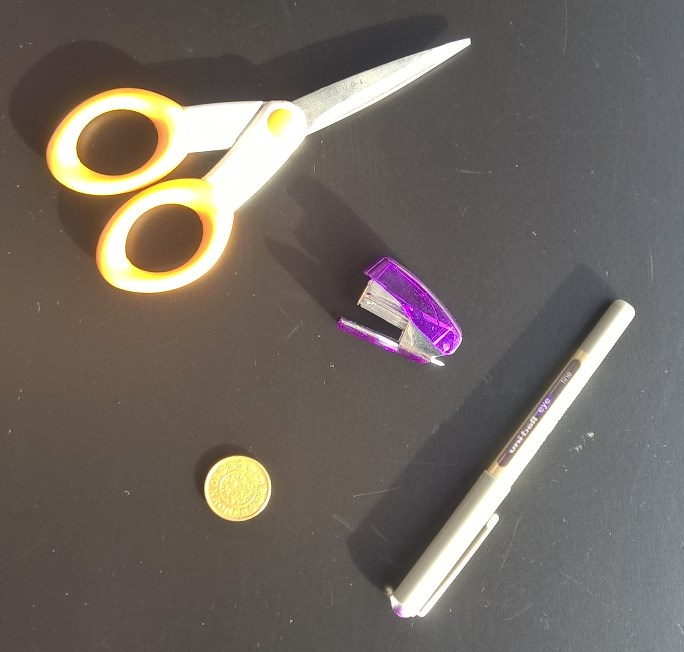
#> input picture Lektion_5/materialer/tools-black.jpg, 684 x 652 px, found by its file name
$ python opgaver5.py   (older library calls are emulated)
#> lines starting #> are read from the running program, lines starting #| are printed output that depends on the picture; after the words box and inside, x2 and y2 are one past the last pixel; in counts of white or black regions, pixels touching at a corner belong together
import cv2
from collections import deque

import numpy as np


def grassfire_transform(img):
    burn_num = 50
    grassfire = np.zeros(img.shape, dtype=np.uint8)
    for y, row in enumerate(img):
        for x, pixel in enumerate(row):
            if grassfire[y, x] == 0:
                if connectivity(img, [y, x], burn_num, grassfire) == 1:
                    burn_num += 50
    print(burn_num)
    return grassfire


def connectivity(img, coordinate, burn_num, grassfire):
    burn_queue = deque()
    success = 0
    if img[coordinate[0], coordinate[1]] == 255:
        burn_queue.append(coordinate)
        success = 1
    while len(burn_queue) > 0:
        newcord = burn_queue.pop()
        grassfire[newcord[0], newcord[1]] = burn_num
        for i in range(-1, 2, 2):
            if img[newcord[0], newcord[1] + i] == 255:
                if grassfire[newcord[0], newcord[1] + i] == 0:
                    burn_queue.append([newcord[0], newcord[1] + i])
            if img[newcord[0] + i, newcord[1]] == 255:
                if grassfire[newcord[0] + i, newcord[1]] == 0:
                    burn_queue.append([newcord[0] + i, newcord[1]])

    return success


# Find de fire objekter i billedet 'tools-black.jpg' (output: fire hvide BLOBs, sort baggrund)
full_image = cv2.imread(r'C:\Users\Muku\Documents\robotic_sensing_Fag\Lektion_5\materialer\tools-black.jpg',
                        cv2.IMREAD_GRAYSCALE)
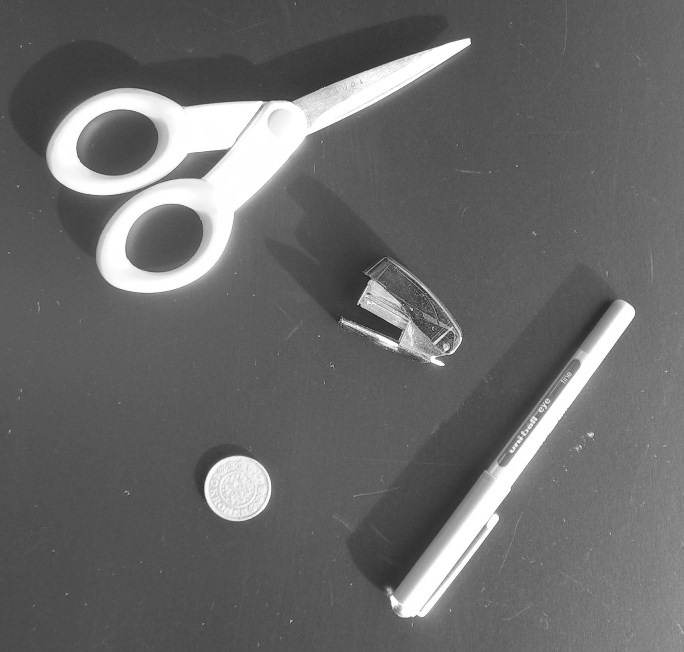
#> full_image: shape (652, 684); min 26, max 255, mean 105.6

medianBlur = cv2.medianBlur(full_image, 15)
ret, threshold = cv2.threshold(medianBlur, 150, 255, cv2.THRESH_BINARY)
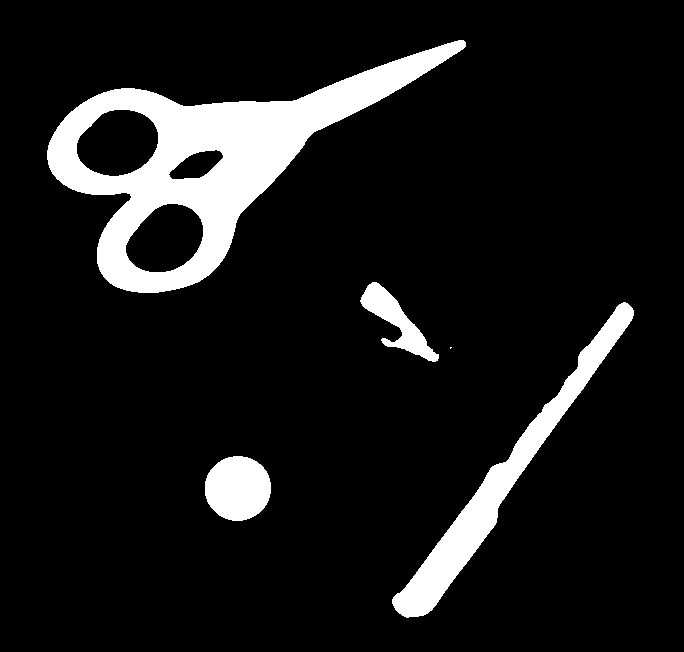
#> threshold: shape (652, 684); 10.2% white; 5 white regions (1 under 20 px), largest, box (x1, y1, x2, y2) and area: (47, 40, 466, 293) 30155, (392, 302, 634, 618) 9978, (205, 456, 271, 521) 3386, (360, 282, 439, 362) 2098

newimg = grassfire_transform(threshold)
#> the loop in grassfire_transform, `for y, row in enumerate(img):` made 652 passes
#| 300
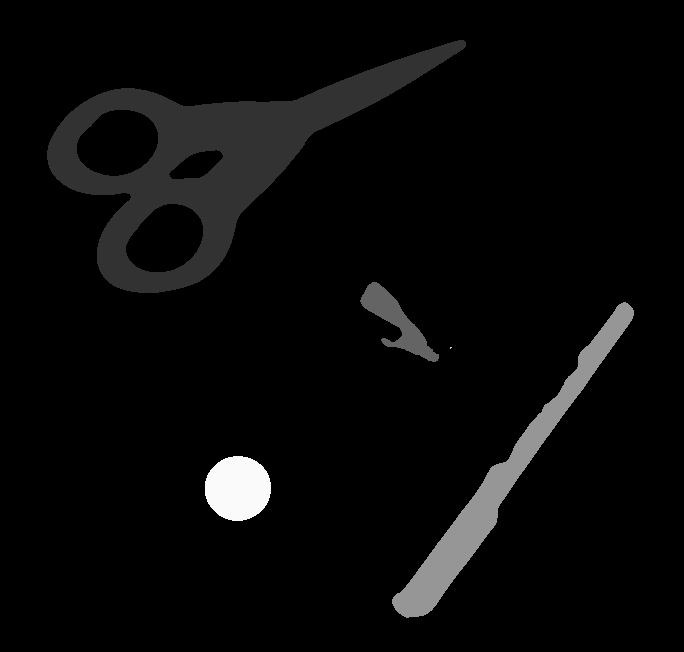
#> newimg: shape (652, 684); min 0, max 250, mean 9.1
# [16 lines of commented-out code are left out]
cv2.imshow("Threshold", threshold)
cv2.imshow("new", newimg)
# cv2.imshow("sobel", grad)
# cv2.imshow("Final", finalApple)
cv2.waitKey(0)

# I et nyt billede, tegn konturerne af alle objekterne i hver sin farve


# Vælg nogle relevante features der kan bruges til at klassificere hvert objekt. Udtræk disse features


# Lav et simpelt klassifikationssystem, så du ved at sætte threshold-værdier på hver feature kan vise ét objekt ad gangen


# Simpelt eksempel: Vis den BLOB der har større areal end 100 pixels og lavere circularity end 0,5


# Eksperimenter med forskellige features
